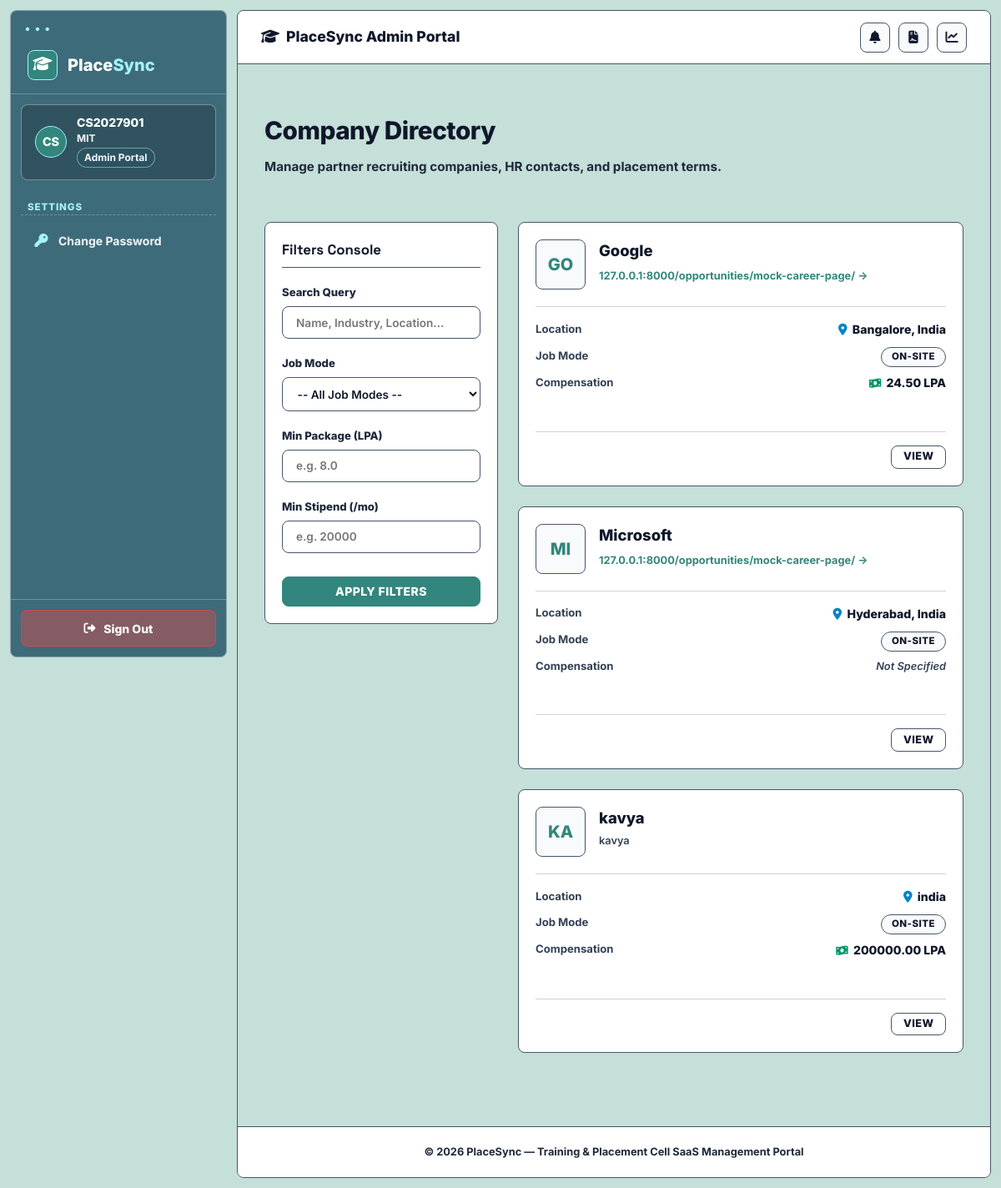
The app's page /companies/ (signed in), older data.
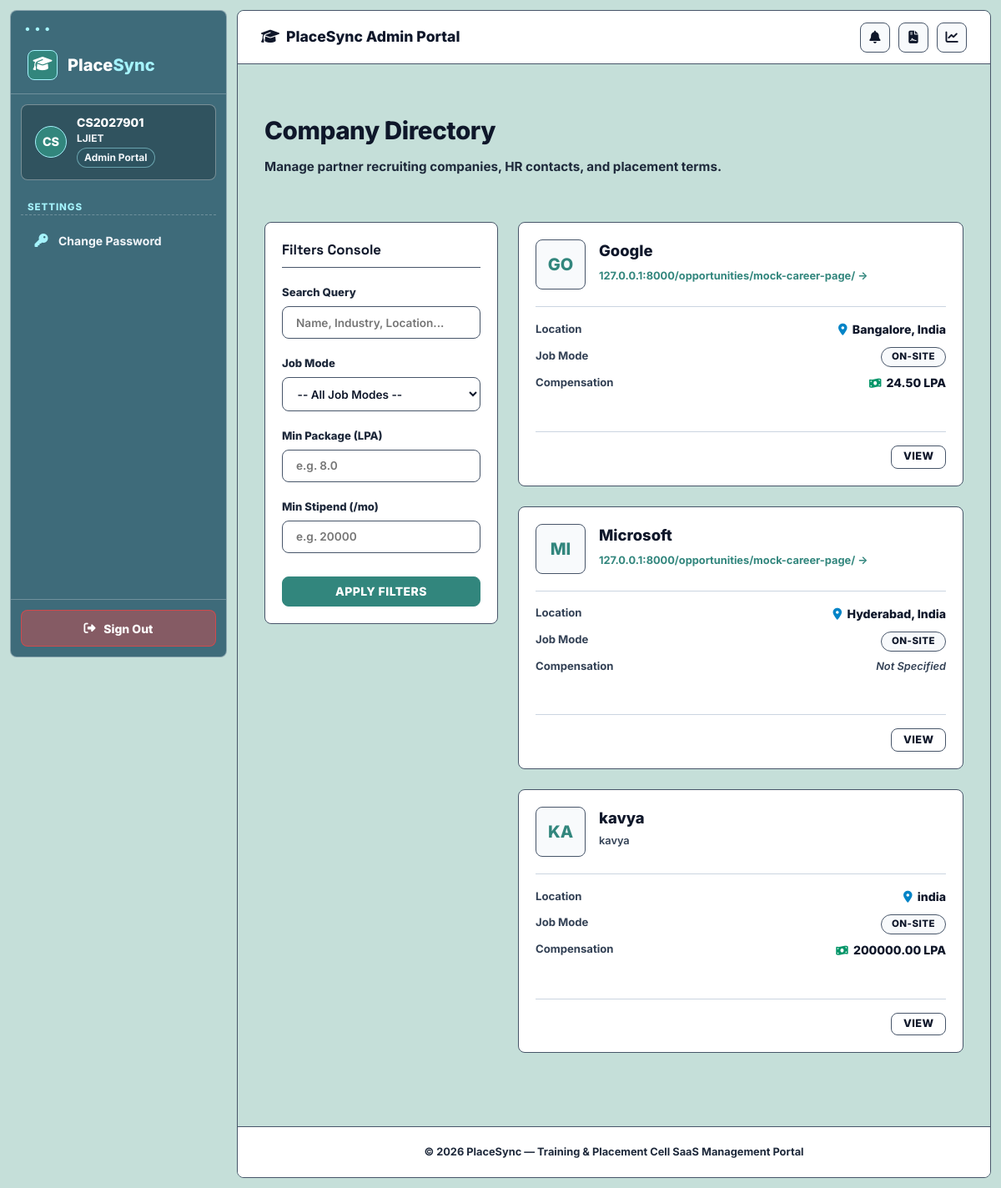
The same page, newer data.
### accounts/models.py (models this page shows, shortened)
class User(AbstractUser):
    class Role(models.TextChoices):
        COLLEGE_ADMIN = 'COLLEGE_ADMIN', 'College Admin'
        STUDENT = 'STUDENT', 'Student'
    role = models.CharField(
        max_length=20,
        choices=Role.choices,
        default=Role.STUDENT
    )
    college = models.ForeignKey(
        'colleges.College',
        on_delete=models.SET_NULL,
        null=True,
        blank=True,
        related_name='users'
    )
    must_change_password = models.BooleanField(default=False)

### colleges/models.py (models this page shows, shortened)
class College(models.Model):
    name = models.CharField(max_length=255, unique=True)
    code = models.CharField(max_length=50, unique=True, help_text="Unique college code or abbreviation")
    address = models.TextField(blank=True)
    website = models.URLField(blank=True)
    created_at = models.DateTimeField(auto_now_add=True)
    logo = models.ImageField(upload_to='college_logos/', blank=True, null=True)
    university = models.CharField(max_length=255, blank=True)
    email = models.EmailField(blank=True)
    phone = models.CharField(max_length=20, blank=True)
    linkedin = models.URLField(blank=True, verbose_name="LinkedIn")
    twitter = models.URLField(blank=True, verbose_name="Twitter")
    instagram = models.URLField(blank=True, verbose_name="Instagram")

### companies/views.py (the view)
# urls.py: path('', CompanyListView.as_view(), name='list'),
class CompanyListView(LoginRequiredMixin, View):
    template_name = 'companies/company_list.html'
    def get(self, request, *args, **kwargs):
        college = request.user.college
        if not college:
            raise Http404("No college associated with your account.")
        companies = Company.objects.filter(college=college)
        q = request.GET.get('q', '').strip()
        job_mode_filter = request.GET.get('job_mode', '').strip()
        min_pkg_filter = request.GET.get('min_package', '').strip()
        min_stipend_filter = request.GET.get('min_stipend', '').strip()
        if q:
            companies = companies.filter(
                Q(name__icontains=q) |
                Q(industry__icontains=q) |
                Q(location__icontains=q)
            )
        if job_mode_filter:
            companies = companies.filter(job_mode=job_mode_filter)
        if min_pkg_filter:
            try:
                min_pkg = float(min_pkg_filter)
                companies = companies.filter(package_amount__gte=min_pkg)
            except ValueError:
                pass
        if min_stipend_filter:
            try:
                min_stipend = float(min_stipend_filter)
                companies = companies.filter(stipend_amount__gte=min_stipend)
            except ValueError:
                pass
        companies = companies.order_by('name')
        job_modes = Company.JobMode.choices
        context = {
            'companies': companies,
            'job_modes': job_modes,
            'selected_mode': job_mode_filter,
            'selected_pkg': min_pkg_filter,
            'selected_stipend': min_stipend_filter,
            'q': q
        }
        return render(request, self.template_name, context)

### staff_permissions/templatetags/staff_tags.py (called while the page is built)
@register.filter(name='has_perm_filter')
def has_perm_filter(user, permission_name):
    if not user or not user.is_authenticated:
        return False
    return has_staff_permission(user, permission_name)

@register.filter(name='is_college_admin_filter')
def is_college_admin_filter(user):
    if not user or not user.is_authenticated:
        return False
    return is_college_admin(user)

@register.filter(name='can_edit_filter')
def can_edit_filter(user):
    if not user or not user.is_authenticated:
        return False
    if is_college_admin(user):
        return True
    if hasattr(user, 'staff_profile'):
        return user.staff_profile.role == 'EDITOR'
    return False

### staff_permissions/utils.py (called while the page is built, shortened)
def is_college_admin(user):
    if not user.is_authenticated:
        return False
    if user.is_superuser:
        return True
    if getattr(user, 'role', '') == 'COLLEGE_ADMIN':
        return not hasattr(user, 'staff_profile')
    return False

def has_staff_permission(user, permission_name):
    if not user.is_authenticated:
        return False
    if is_college_admin(user):
        return True
    if getattr(user, 'role', '') != 'COLLEGE_ADMIN':
        return False

### templates/companies/company_list.html (shortened to what the changed rows need)
{% extends 'base.html' %}
{% load staff_tags %}
{% block content %}
<div class="container" style="flex: 1; padding-top: 2rem; padding-bottom: 3rem;">
    <div class="sp-page-header" style="margin-bottom: 1.5rem;">
        <div>
            <h1 class="sp-page-title">Company Directory</h1>
        </div>
    </div>
</div>
{% endblock %}

### templates/base.html (shortened to what this page needs)
{% load static %}
{% load staff_tags %}
<!DOCTYPE html>
<html lang="en">
<head>
    <link rel="stylesheet" href="https://cdnjs.cloudflare.com/ajax/libs/font-awesome/6.5.1/css/all.min.css" />
    <link rel="stylesheet" href="{% static 'css/student.css' %}?v=7.0">
    <link rel="stylesheet" href="{% static 'css/style.css' %}?v=7.0">
</head>
<body class="page-dashboard">
{% if user.is_authenticated %}
<div class="sp-layout">
    <aside class="sp-sidebar" role="navigation" aria-label="College Admin navigation">
        <a href="{% url 'dashboard:index' %}" class="sp-brand">
            <div class="sp-brand-icon"><i class="fa-solid fa-graduation-cap"></i></div>
            <div class="sp-brand-text">Place<span>Sync</span></div>
        </a>
        <div class="sp-identity">
            <div class="sp-avatar">{{ user.username|slice:":2"|upper }}</div>
            <div>
                <div class="sp-identity-name">{{ user.username }}</div>
                <div class="sp-identity-roll">{% if user.college %}{{ user.college.code }}{% else %}PlaceSync{% endif %}</div>
                <div class="sp-identity-badge">Admin Portal</div>
            </div>
        </div>
        <div class="sp-section">
            <div class="sp-section-label">Settings</div>
            <ul class="sp-nav">
                {% if request.user|is_college_admin_filter %}
                <li><a href="{% url 'staff_permissions:settings' %}" class="sp-link {% if request.resolver_match.namespace == 'staff_permissions' %}active{% endif %}"><span class="sp-link-icon"><i class="fa-solid fa-gear"></i></span> System Settings</a></li>
                {% else %}
                <li><a href="{% url 'staff_permissions:change_password' %}" class="sp-link"><span class="sp-link-icon"><i class="fa-solid fa-key"></i></span> Change Password</a></li>
                {% endif %}
            </ul>
        </div>
        <div class="sp-footer">
            <a href="{% url 'accounts:logout' %}" class="sp-logout">
                <i class="fa-solid fa-right-from-bracket"></i> Sign Out
            </a>
        </div>
    </aside>
    <div class="sp-main">
        <header class="sp-topbar">
            <span class="sp-topbar-title">
                <span><i class="fa-solid fa-graduation-cap"></i></span> {% block topbar_title %}PlaceSync Admin Portal{% endblock %}
            </span>
            <div class="sp-topbar-right">
                <a href="{% url 'communication:notifications' %}" class="sp-topbar-btn" title="Notifications">
                    <i class="fa-solid fa-bell"></i>
                </a>
                <a href="{% url 'reports:dashboard' %}" class="sp-topbar-btn" title="Reports"><i class="fa-solid fa-file-contract"></i></a>
                <a href="{% url 'analytics:dashboard' %}" class="sp-topbar-btn" title="Analytics"><i class="fa-solid fa-chart-line"></i></a>
            </div>
        </header>
        <main class="sp-content" id="main-content">
{% endif %}
{% block content %}{% endblock %}
{% if user.is_authenticated %}
        </main>
        <footer class="sp-page-footer">
            &copy; 2026 PlaceSync &mdash; Training &amp; Placement Cell SaaS Management Portal
        </footer>
    </div>
</div>
{% else %}
</div>
{% endif %}
</body>
</html>

Row changes from the older to the newer data that the page shows:
changed User "CS": college.code "MIT" → "LJIET"
